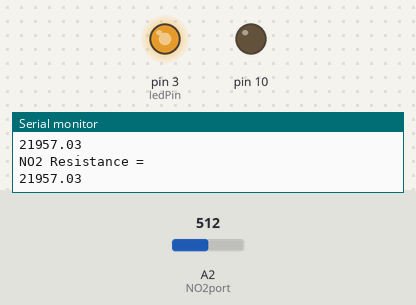
Recording of a sketch running on a simulated Arduino Uno, built for the host (arithmetic inside an expression is 32-bit, double 64-bit). Shown: output pins drawn as LEDs (lit = HIGH), the last lines printed to the serial monitor. The inputs (shaded band) are chosen by the test bench; at power-on: A2 (NO2port) = 512. Storage starts empty.

Above: at 1.2 s.
1.3 s: A2 (NO2port) set to 0
At 2.4 s:
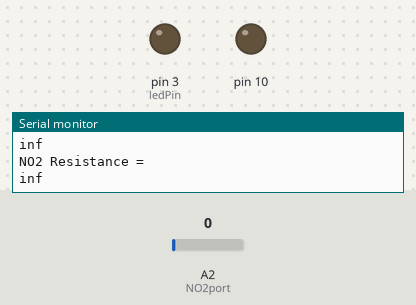
2.8 s: A2 (NO2port) set to 110
At 3.7 s:
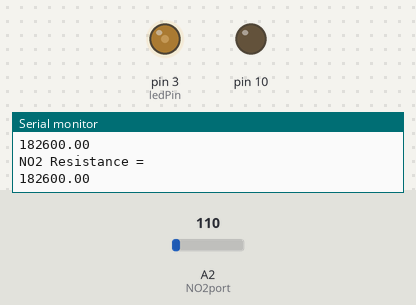
4.3 s: A2 (NO2port) set to 122
At 4.6 s:
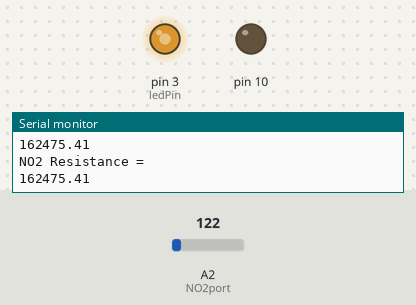
5.8 s: A2 (NO2port) set to 511
At 7.0 s:
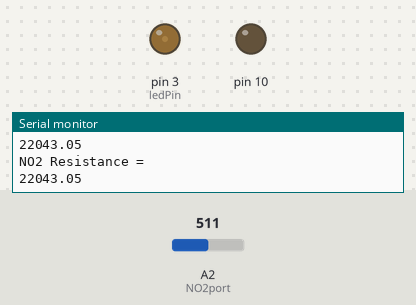
7.3 s: A2 (NO2port) set to 1023
At 8.3 s:
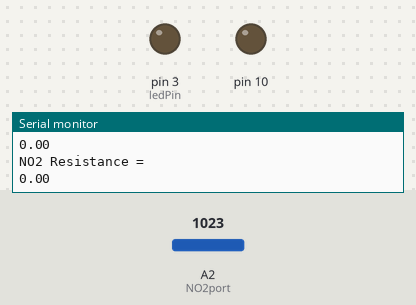
Timing chart, 0 to 9.8 s (numbered marks = the images above; inputs shaded):
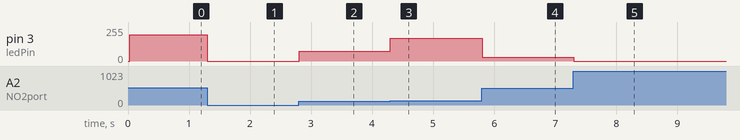

Measured:
- after the input at 1.3 s, pin 3 (ledPin): 197/255 → 0/255 at once
- after the input at 2.8 s, pin 3 (ledPin): 0/255 → 72/255 at once
- after the input at 4.3 s, pin 3 (ledPin): 72/255 → 171/255 at once
- after the input at 5.8 s, pin 3 (ledPin): 171/255 → 27/255 at once
- after the input at 7.3 s, pin 3 (ledPin): 27/255 → 0/255 at once

The sketch:

NO2_sensor.ino
```cpp
#include <SPI.h>
#include <Adafruit_GPS.h>
#include <SoftwareSerial.h>
#include <SD.h>


File logfile;
#define chipSelect 10
#define ledPin 3

int const NO2port = A2;
float const NO2seriesResistor = 22000;
float NO2resistance;

void setup() {
  Serial.begin(115200);
  pinMode(ledPin, OUTPUT);
  pinMode(10, OUTPUT);
  pinMode (NO2port, INPUT);

  sdCardInitialization();

}

void loop(void)
{
    logNO2();

    logfile.flush();
}


void sdCardInitialization(void)
{
  // SD Card Init
  if (!SD.begin(chipSelect)) {
    Serial.println(F("SD Card init. failed!"));
    while(1);
  } else {
  Serial.println(F("SD Card init successful!"));
  }

  // File Init
  char filename[15];
  sprintf(filename, "/LOG00.csv");
  for (uint8_t i = 0; i < 100; i++) {
    filename[4] = '0' + i/10;
    filename[5] = '0' + i%10;
    if (! SD.exists(filename)) {          // create if does not exist, do not open existing, write, sync after write
      break;
    }
  }

  Serial.print(F("creating file: "));
  Serial.println(filename);
  logfile = SD.open(filename, FILE_WRITE);
  if( ! logfile ) {
    Serial.print(F("Couldnt create ")); Serial.println(filename);
    while(1);
  }
  Serial.print(F("Writing to ")); Serial.println(filename);
}


void logNO2() {
  //read gas sensor data
  int NO2rawInput = analogRead(NO2port);
  //calculate resistances
  NO2resistance = NO2seriesResistor * ((1023.0 / NO2rawInput) - 1.0);
  Serial.println("NO2 Resistance = "); Serial.println(NO2resistance);
  logfile.print(F("NO2 Sensor, "));
  logfile.print(NO2resistance);
  analogWrite(ledPin, NO2resistance);
  logfile.println();
  delay(10);
}
```
